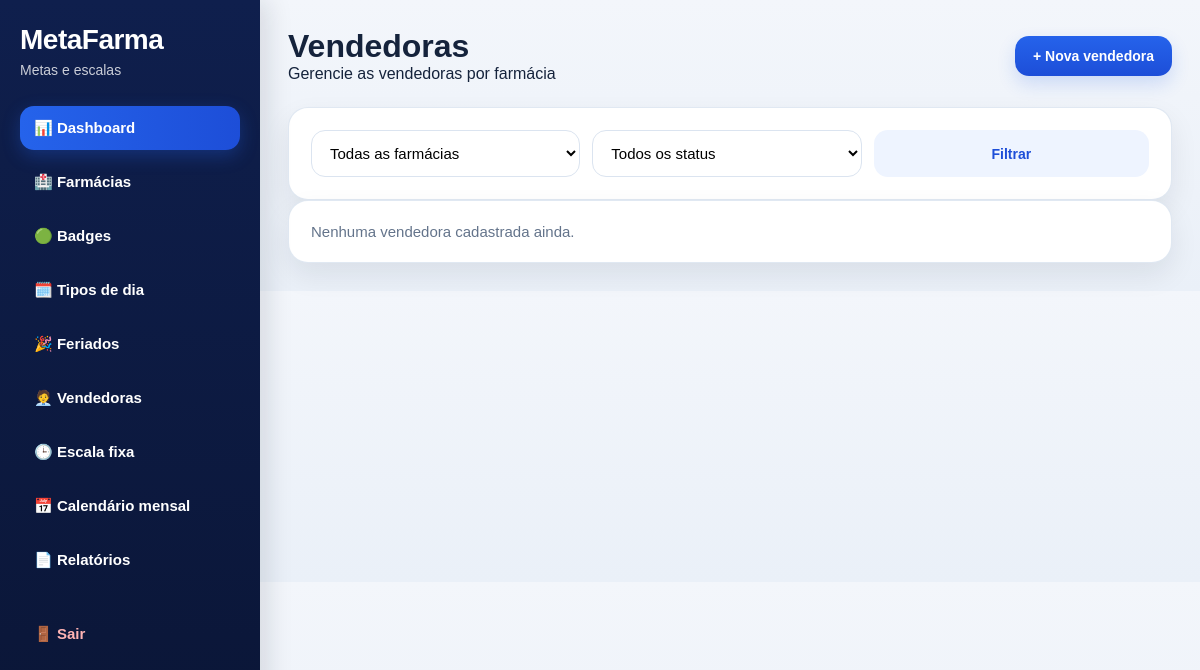
The app's page /vendedoras/ (signed in), older data.
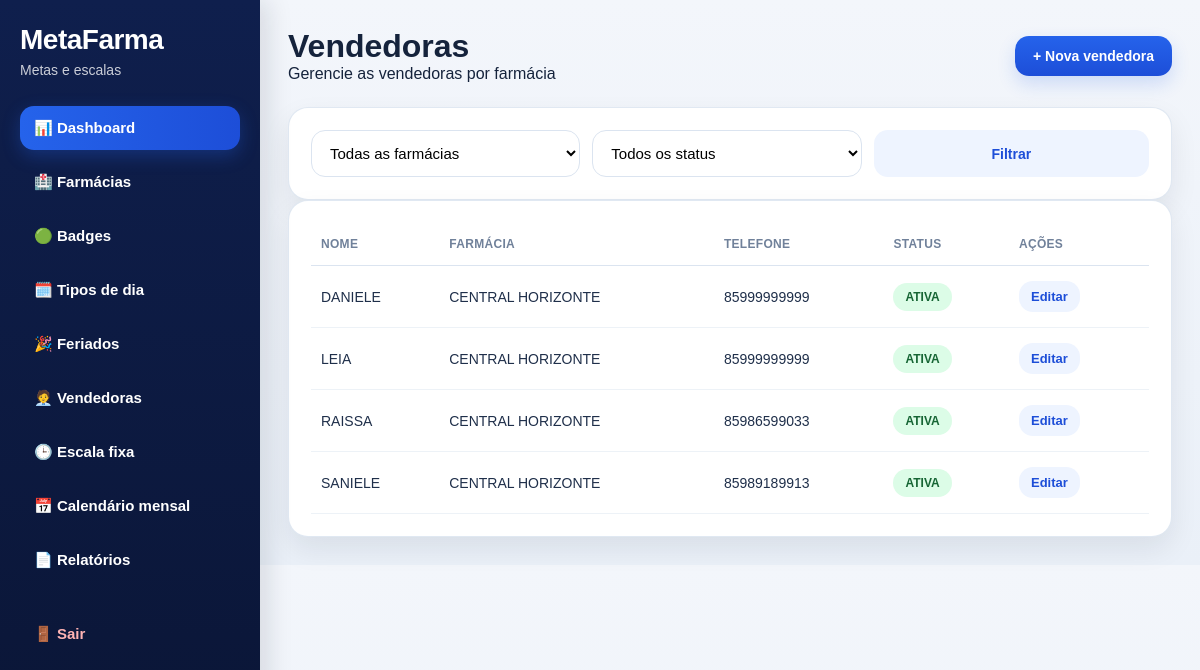
The same page, newer data.
### app/models.py (models this page shows, shortened)
class Vendedora(db.Model):
    __tablename__ = "vendedoras"
    id = db.Column(db.Integer, primary_key=True)
    farmacia_id = db.Column(db.Integer, db.ForeignKey("farmacias.id"), nullable=False, index=True)
    nome = db.Column(db.String(120), nullable=False)
    telefone = db.Column(db.String(30), nullable=True)
    status = db.Column(db.String(20), default="ativa")
    observacao = db.Column(db.String(255), nullable=True)
    criado_em = db.Column(db.DateTime, default=agora_brasil)
    escalas = db.relationship("EscalaVendedora", backref="vendedora", lazy=True, cascade="all, delete-orphan")
    calendarios = db.relationship("CalendarioVendedora", backref="vendedora", lazy=True, cascade="all, delete-orphan")

class Farmacia(db.Model):
    __tablename__ = "farmacias"
    id = db.Column(db.Integer, primary_key=True)
    nome = db.Column(db.String(150), nullable=False)
    responsavel = db.Column(db.String(150), nullable=True)
    cidade = db.Column(db.String(100), nullable=True)
    telefone = db.Column(db.String(30), nullable=True)
    status = db.Column(db.String(20), default="ativa")
    observacao = db.Column(db.String(255), nullable=True)
    criado_em = db.Column(db.DateTime, default=agora_brasil)
    metas = db.relationship("Meta", backref="farmacia", lazy=True, cascade="all, delete-orphan")
    equipes = db.relationship("Equipe", backref="farmacia", lazy=True, cascade="all, delete-orphan")
    vendedoras = db.relationship("Vendedora", backref="farmacia", lazy=True, cascade="all, delete-orphan")
    configuracoes_dia = db.relationship("ConfiguracaoDia", backref="farmacia", lazy=True, cascade="all, delete-orphan")
    escalas_vendedoras = db.relationship("EscalaVendedora", backref="farmacia", lazy=True, cascade="all, delete-orphan")
    calendarios_vendedoras = db.relationship("CalendarioVendedora", backref="farmacia", lazy=True, cascade="all, delete-orphan")
    feriados = db.relationship("Feriado", backref="farmacia", lazy=True, cascade="all, delete-orphan")

### app/routes/vendedoras.py (the view)
@vendedoras_bp.route("/")
@login_required
def listar():
    farmacia_id = request.args.get("farmacia_id", type=int)
    status = request.args.get("status", "").strip()
    query = Vendedora.query.join(Farmacia)
    if farmacia_id:
        query = query.filter(Vendedora.farmacia_id == farmacia_id)
    if status:
        query = query.filter(Vendedora.status == status)
    vendedoras = query.order_by(Vendedora.nome.asc()).all()
    farmacias = Farmacia.query.order_by(Farmacia.nome.asc()).all()
    return render_template(
        "vendedoras/listar.html",
        vendedoras=vendedoras,
        farmacias=farmacias,
        farmacia_id=farmacia_id,
        status=status
    )

### app/templates/vendedoras/listar.html (shortened to what this page needs)
{% extends "base.html" %}
{% block content %}
<div class="page-header">
    <div>
        <h1>Vendedoras</h1>
        <p>Gerencie as vendedoras por farmácia</p>
    </div>
    <a href="{{ url_for('vendedoras.nova') }}" class="btn btn-primary">+ Nova vendedora</a>
</div>
<div class="card">
    <form method="GET" class="filter-bar filter-bar-4">
        <select name="farmacia_id">
            <option value="">Todas as farmácias</option>
        </select>
        <select name="status">
            <option value="">Todos os status</option>
        </select>
        <button type="submit" class="btn btn-secondary">Filtrar</button>
    </form>
</div>
<div class="card">
    {% if vendedoras %}
    <div class="table-responsive">
        <table>
            <thead>
                <tr>
                    <th>Nome</th>
                    <th>Farmácia</th>
                    <th>Telefone</th>
                    <th>Status</th>
                    <th width="140">Ações</th>
                </tr>
            </thead>
            <tbody>
                {% for vendedora in vendedoras %}
                <tr>
                    <td>{{ vendedora.nome }}</td>
                    <td>{{ vendedora.farmacia.nome }}</td>
                    <td>{{ vendedora.telefone or "-" }}</td>
                    <td>
                        <span class="badge {% if vendedora.status == 'ativa' %}badge-success{% else %}badge-danger{% endif %}">
                            {{ vendedora.status }}
                        </span>
                    </td>
                    <td>
                        <a href="{{ url_for('vendedoras.editar', vendedora_id=vendedora.id) }}" class="btn btn-small btn-secondary">Editar</a>
                    </td>
                </tr>
                {% endfor %}
            </tbody>
        </table>
    </div>
    {% else %}
        <p class="empty-state">Nenhuma vendedora cadastrada ainda.</p>
    {% endif %}
</div>
{% endblock %}

Row changes from the older to the newer data that the page shows:
added Vendedora: nome "DANIELE", farmacia.nome "CENTRAL HORIZONTE", telefone "85999999999", status "ATIVA"
added Vendedora: nome "LEIA", farmacia.nome "CENTRAL HORIZONTE", telefone "85999999999", status "ATIVA"
added Vendedora: nome "RAISSA", farmacia.nome "CENTRAL HORIZONTE", telefone "85986599033", status "ATIVA"
added Vendedora: nome "SANIELE", farmacia.nome "CENTRAL HORIZONTE", telefone "85989189913", status "ATIVA"
Text that changed along with them:
text no longer shown: "Nenhuma vendedora cadastrada ainda."
text now shown: "NOME FARMÁCIA TELEFONE STATUS AÇÕES"
